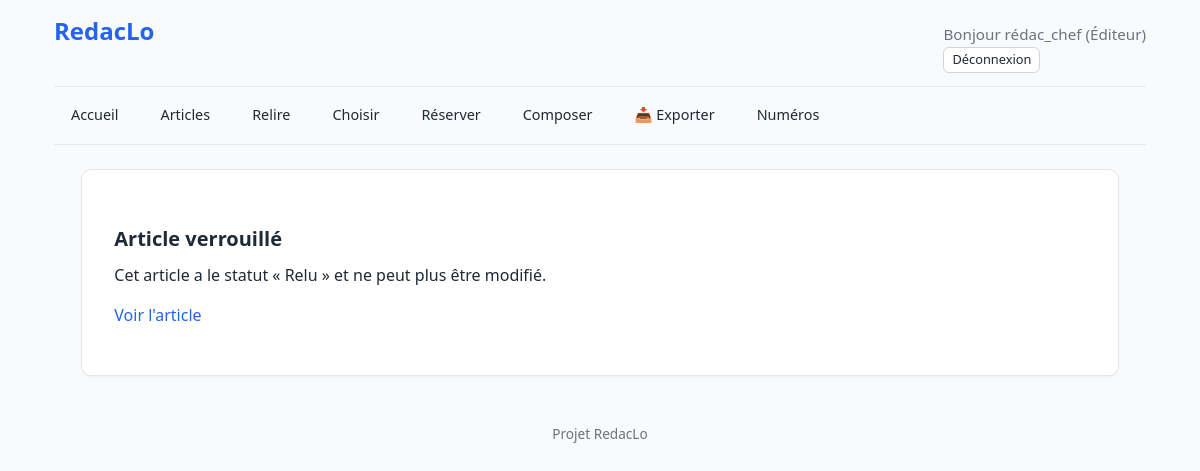
The app's page /articles/11/modifier/ (signed in), older data.
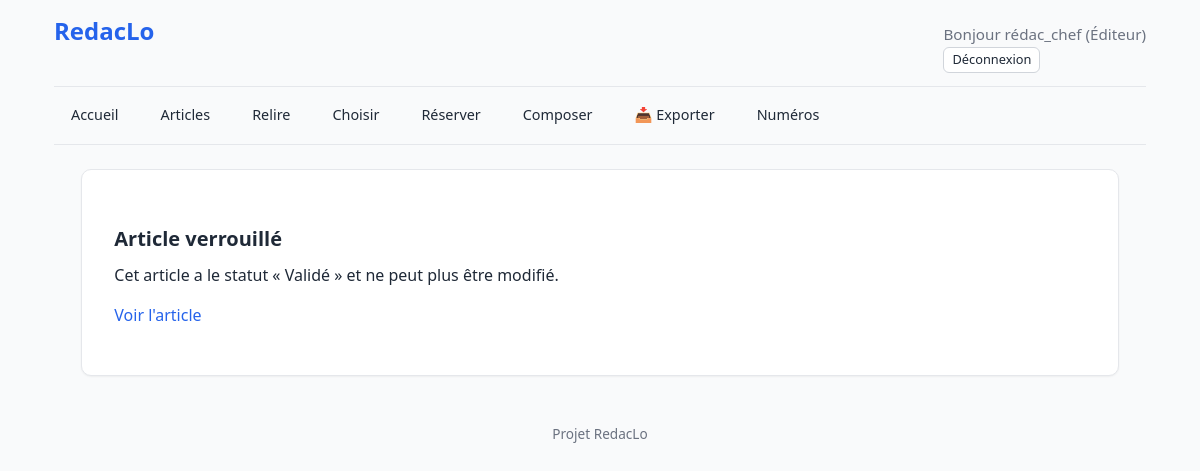
The same page, newer data.
### articles/models.py (models this page shows, shortened)
class Article(models.Model):
    STATUTS = [
        ("brouillon", "Brouillon"),
        ("soumis", "Soumis"),
        ("en_relecture", "En relecture"),
        ("relu", "Relu"),
        ("revisions_demandees", "Révisions demandées"),
        ("valide", "Validé"),
        ("rejete", "Rejeté"),
        ("publie", "Publié"),
    ]
    STATUTS_SELECTION = [
        ("a_choisir", "À choisir pour le numéro"),
        ("disponible", "Disponible (dans le vivier)"),
        ("reserve", "Réservé (marronnier)"),
        ("utilise", "Utilisé (placé)"),
    ]
    TYPES_ARTICLE = [
        ("article", "Article"),
        ("breve", "Brève"),
        ("echo", "Écho"),
        ("courrier", "Courrier des lecteurs"),
        ("article_editorial", "Éditorial"),
    ]
    titre = models.CharField(max_length=200, help_text="Titre principal de l'article.")
    sur_titre = models.CharField(max_length=200, blank=True, help_text="Sur-titre de l'article.")
    type_article = models.CharField(max_length=20, choices=TYPES_ARTICLE, default="article", verbose_name="Type d'article")
    redacteur = models.ForeignKey(
        settings.AUTH_USER_MODEL,
        on_delete=models.CASCADE,
        related_name="articles_rediges",
        verbose_name="Rédacteur"
    )
    contenu = models.TextField()
    statut = models.CharField(max_length=20, choices=STATUTS, default="brouillon")
    rubrique = models.ForeignKey(
        "publications.Rubrique",
        on_delete=models.SET_NULL,
        null=True,
        blank=True,
        related_name="articles"
    )
    statut_selection = models.CharField(max_length=20, choices=STATUTS_SELECTION, default="a_choisir")
    date_creation = models.DateTimeField(auto_now_add=True)
    date_modification = models.DateTimeField(auto_now=True)
    version_reference = models.ForeignKey(
        "ArticleVersion",
        on_delete=models.SET_NULL,
        null=True,
        blank=True,
        related_name="+"
    )
    valide_1_par = models.ForeignKey(
        settings.AUTH_USER_MODEL,
        on_delete=models.SET_NULL,
        null=True,
        blank=True,
        related_name="articles_valides_1",
        verbose_name="Premier validateur"
    )
    valide_2_par = models.ForeignKey(
        settings.AUTH_USER_MODEL,
        on_delete=models.SET_NULL,
        null=True,
        blank=True,
        related_name="articles_valides_2",
        verbose_name="Second validateur"
    )
    valide_1_mandataire = models.ForeignKey(
        settings.AUTH_USER_MODEL,
        on_delete=models.SET_NULL,
        null=True,
        blank=True,
        related_name="articles_mandates_1",
        verbose_name="Premier validateur (mandataire)"
    )
    valide_2_mandataire = models.ForeignKey(
        settings.AUTH_USER_MODEL,
        on_delete=models.SET_NULL,
        null=True,
        blank=True,
        related_name="articles_mandates_2",
        verbose_name="Second validateur (mandataire)"
    )
    numero_reserve = models.ForeignKey(
        'publications.Publication',
        on_delete=models.SET_NULL,
        null=True,
        blank=True,
        related_name='articles_reserves',
        verbose_name="Réservé pour le numéro"
    )

### articles/views/crud.py (the view, shortened to what this page needs)
# urls.py: path("<int:pk>/modifier/", views.modifier_article, name="modifier_article"),
@role_required("redacteur")
def modifier_article(request, pk):
    article = get_object_or_404(Article, pk=pk, redacteur=request.user)
    if article.statut != "brouillon" and not request.user.is_superuser:
        return render(request, "articles/article_verrouille.html", {"article": article})

### core/context_processors.py (called while the page is built)
def notifications_non_lues(request):
    if not request.user.is_authenticated:
        return {"notifications_non_lues": 0}
    count = Notification.objects.filter(
        destinataire=request.user,
        lue=False,
    ).count()
    return {"notifications_non_lues": count}

### templates/articles/article_verrouille.html (shortened to what this page needs)
{% extends "base.html" %}
{% block contenu %}
    <h2>Article verrouillé</h2>
    <p>Cet article a le statut « {{ article.get_statut_display }} » et ne peut plus être modifié.</p>
    <p><a href="{% url 'articles:detail_article' article.pk %}">Voir l'article</a></p>
{% endblock %}

Row changes from the older to the newer data that the page shows:
changed Article: statut "Relu" → "Validé"
